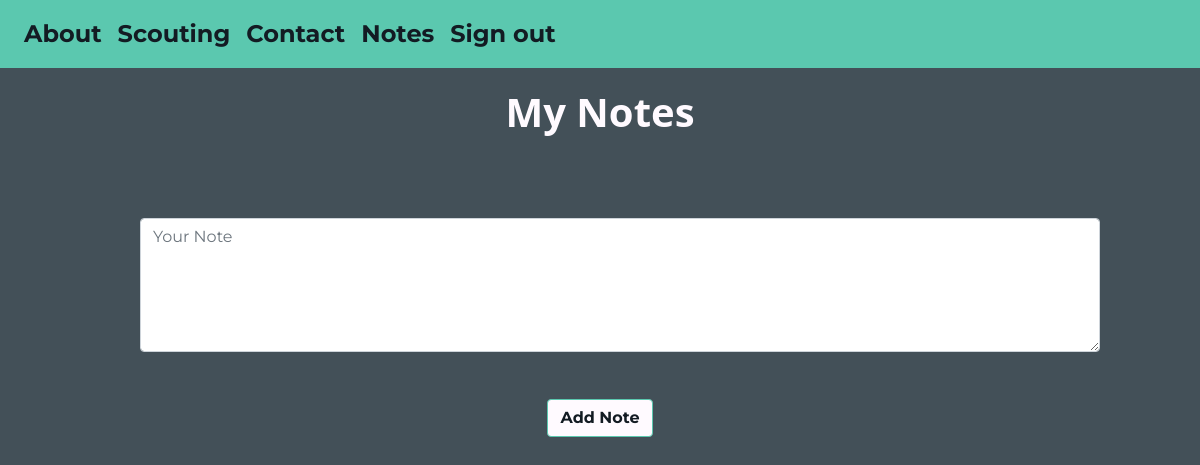
The app's page /notes (signed in), older data.
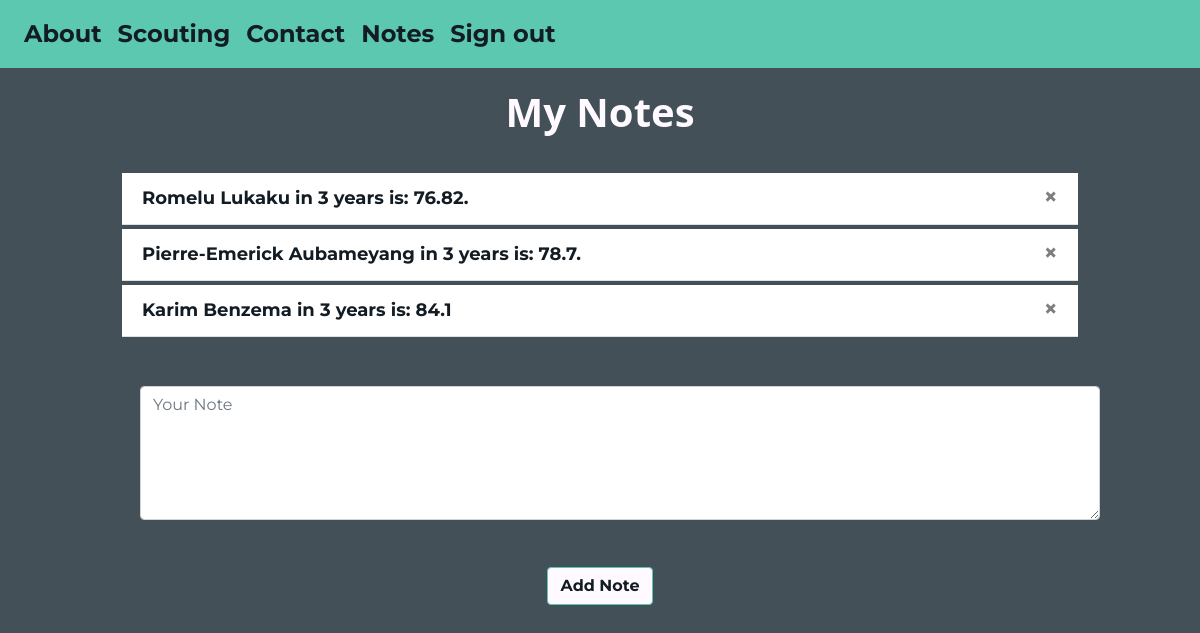
The same page, newer data.
### website/models.py (models this page shows)
class Note(db.Model):
    id = db.Column(db.Integer, primary_key=True)
    data = db.Column(db.String(10000))
    date = db.Column(db.DateTime(timezone=True), default=func.now())
    user_id = db.Column(db.Integer, db.ForeignKey('user.id'))

### website/auth.py (the view, shortened to what this page needs)
@auth.route('/notes', methods=['GET', 'POST'])
@login_required
def notes():
    return render_template("notes.html", user=current_user)

### website/__init__.py (called while the page is built)
def create_app():
    app = Flask(__name__)
    app.config['SECRET_KEY'] = 'n7v59345v94i73m7v54z37v54358304v594309vn5n4307n50437v50v3409543v7543v075'
    app.config['SQLALCHEMY_DATABASE_URI'] = f'sqlite:///{DB_NAME}'
    app.config['SQLALCHEMY_TRACK_MODIFICATIONS'] = False
    db.init_app(app)
    from .views import views
    from .auth import auth
    app.register_blueprint(views, url_prefix='/')
    app.register_blueprint(auth, url_prefix='/')
    from .models import User, Note, Message
    create_database(app)
    login_manager = LoginManager()
    login_manager.login_view = 'auth.login'
    login_manager.init_app(app)
    @login_manager.user_loader
    def load_user(user_id):
        return User.query.get(int(user_id))
    return app

### website/templates/notes.html (shortened to what this page needs)
{% extends "base.html" %}
{% block content %}
<div class="notes-page">
    <h1 align="center">My Notes</h1><br>
    <ul class="list-group list-group-flush" id="notes">
        {% for note in user.notes %}
            <li class="list-group-item" id="individual-note">
                {{ note.data }}
                <button type="button" class="close" onClick="deleteNote({{ note.id }})">
                <span aria-hidden="true">&times;</span></button>
            </li>
        {% endfor %}
    </ul><br>
    <div align="center">
        <form method="POST">
            <textarea name="note" id="note" class="form-control" rows="5" placeholder="Your Note"></textarea><br/>
            <button type="submit" class="btn btn-primary" id="add-note-button">Add Note</button>
        </form>
    </div>
</div>
{% endblock %}

### website/templates/base.html (shortened to what this page needs)
<!doctype html>
<html lang="en">
    <head>
        <link rel="stylesheet"
              href="https://stackpath.bootstrapcdn.com/bootstrap/4.4.1/css/bootstrap.min.css"
/>
        <link rel="stylesheet"
              href="https://stackpath.bootstrapcdn.com/font-awesome/4.7.0/css/font-awesome.min.css"
/>
        <link rel="stylesheet" href="{{ url_for('static', filename='styles.css') }}">
    </head>
    <body>
        <div id="navigation-bar">
            <nav class="navbar navbar-expand-lg navbar-dark">
                <div class="collapse navbar-collapse" id="navbar">
                    <div class="navbar-nav">
                        <a class="nav-item nav-link" id="home" href="/">About</a>
                        <a class="nav-item nav-link" id="predict" href="/football">Scouting</a>
                        <a class="nav-item nav-link" id="contact" href="/contact">Contact</a>
                        {% if current_user.is_authenticated %}
                            <a class="nav-item nav-link" id="notes" href="/notes">Notes</a>
                            <a class="nav-item nav-link" id="logout" href="/logout">Sign out</a>
                        {% else %}
                            <a class="nav-item nav-link" id="login" href="/login">Log In</a>
                            <a class="nav-item nav-link" id="signUp" href="/sign-up">Sign Up</a>
                        {% endif %}
                    </div>
                </div>
            </nav>
        </div>
        <div class="all-content">
            {% block content %}{% endblock %}
        </div>
    </body>
</html>

### website/static/styles.css (style rules this page uses)
:root { --background-color: #131B23; --primary-color: #FFFAFF; --secondary-color: #5BC8AF; --tertiary-color: crimson; --new-background-color: #435058; }
* { margin: 0px; padding: 0px; box-sizing: border-box; }
body, .card { background: var(--new-background-color); color: var(--primary-color); font-family: 'Montserrat', sans-serif; font-size: 18px; border: 0px; }
h1, h2, h3 { font-weight: bold; font-family: 'Open Sans', sans-serif; }
a { color: var(--secondary-color); font-weight: bold; }
a:link { text-decoration: none; }
#navigation-bar { background-color: var(--secondary-color); position: relative; }
#navigation-bar a { font-size: 24px; font-weight: bold; color: var(--background-color); }
#contact-button, #signup-button, #login-button, #add-note-button, #similars-button, #predict-button { background-color: var(--primary-color); color: var(--background-color); font-weight: bold; border: solid 1px var(--secondary-color); }
#notes { color: var(--background-color); font-weight: bold; }
#individual-note { margin: 2px; }
.contact-page, .login-page, .signup-page, .notes-page, .capstone-page { margin: 0 10% 0 10%; padding: 20px 0 50px 0; }
.form-control { max-width: 1000px; margin: 20px; }

Row changes from the older to the newer data that the page shows:
added Note: data "Romelu Lukaku in 3 years is: 76.82."
added Note: data "Pierre-Emerick Aubameyang in 3 years is: 78.7."
added Note: data "Karim Benzema in 3 years is: 84.1"
